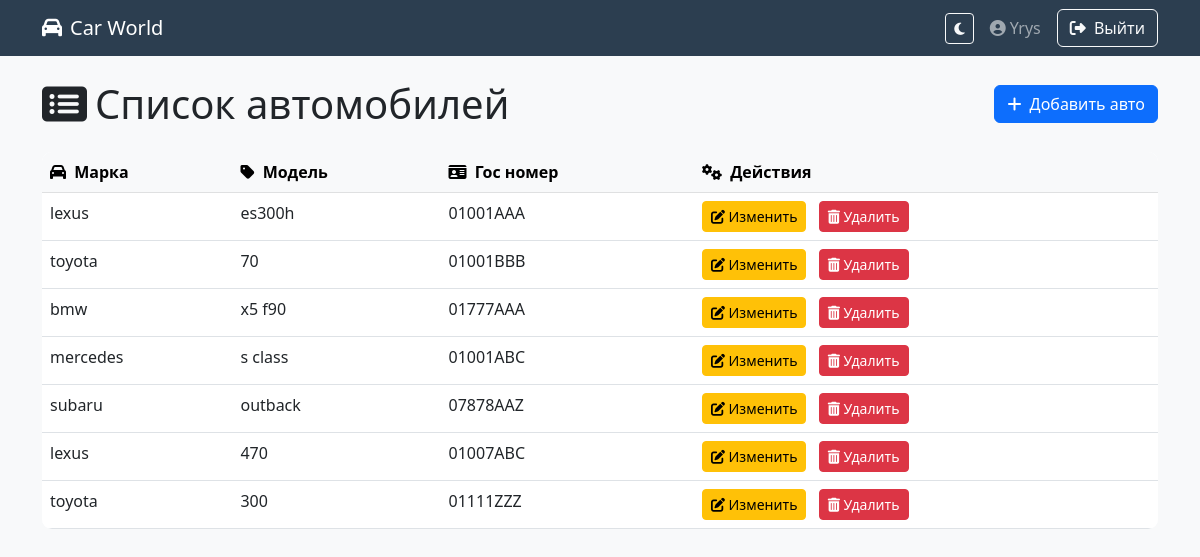
/ (signed in), run on the app's committed database.
### cars/models.py (models this page shows, shortened)
class User(AbstractUser):
    phone = models.CharField(max_length=20, blank=True, null=True)
    address = models.TextField(blank=True, null=True)

class Car(models.Model):
    marka = models.CharField(max_length=50, verbose_name="Марка")
    model = models.CharField(max_length=50, verbose_name="Модель")
    gos_number = models.CharField(max_length=10, verbose_name="Гос номер")
    image = models.ImageField(upload_to='cars/', blank=True, null=True)
    price = models.DecimalField(max_digits=10, decimal_places=2)
    is_published = models.BooleanField(default=True)
    vin_code = models.CharField(max_length=17, unique=True)

### cars/views.py (the view)
# urls.py: path('', views.car_list, name='car_list'),
def car_list(request):
    cars = Car.objects.all()
    return render(request, 'cars/car_list.html', {'cars': cars})

### cars/templates/cars/car_list.html (shortened to what this page needs)
<!DOCTYPE html>
<html lang="ru">
<head>
    <link href="https://cdn.jsdelivr.net/npm/bootstrap@5.3.0/dist/css/bootstrap.min.css" rel="stylesheet">
    <link rel="stylesheet" href="https://cdnjs.cloudflare.com/ajax/libs/font-awesome/6.4.0/css/all.min.css">
</head>
<body>
    <nav class="navbar navbar-expand-lg navbar-dark navbar-custom mb-4">
        <div class="container">
            <a class="navbar-brand" href="#">
                <i class="fas fa-car me-2"></i>Car World
            </a>
            <div class="d-flex align-items-center">
                <button id="themeToggle" class="btn btn-sm btn-outline-light me-3">
                    <i class="fas fa-moon"></i>
                </button>
                {% if user.is_authenticated %}
                    <span class="navbar-text me-3">
                        <i class="fas fa-user-circle me-1"></i>{{ user.username }}
                    </span>
                    <a href="{% url 'logout' %}" class="btn btn-outline-light">
                        <i class="fas fa-sign-out-alt me-1"></i> Выйти
                    </a>
                {% endif %}
            </div>
        </div>
    </nav>
    <div class="container">
        <div class="d-flex justify-content-between align-items-center mb-4">
            <h1 class="mb-0">
                <i class="fas fa-list-alt me-2"></i>Список автомобилей
            </h1>
            <a href="{% url 'car_create' %}" class="btn btn-primary">
                <i class="fas fa-plus me-1"></i> Добавить авто
            </a>
        </div>
        <div class="card card-hover mb-5">
            <div class="card-body p-0">
                <div class="table-responsive">
                    <table class="table table-hover mb-0">
                        <thead class="table-light">
                            <tr>
                                <th><i class="fas fa-car me-1"></i> Марка</th>
                                <th><i class="fas fa-tag me-1"></i> Модель</th>
                                <th><i class="fas fa-id-card me-1"></i> Гос номер</th>
                                <th><i class="fas fa-cogs me-1"></i> Действия</th>
                            </tr>
                        </thead>
                        <tbody>
                            {% for car in cars %}
                            <tr>
                                <td>{{ car.marka }}</td>
                                <td>{{ car.model }}</td>
                                <td>{{ car.gos_number }}</td>
                                <td class="action-buttons">
                                    <a href="{% url 'car_update' car.pk %}" class="btn btn-sm btn-warning">
                                        <i class="fas fa-edit"></i> Изменить
                                    </a>
                                    <a href="{% url 'car_delete' car.pk %}" class="btn btn-sm btn-danger">
                                        <i class="fas fa-trash-alt"></i> Удалить
                                    </a>
                                </td>
                            </tr>
                            {% empty %}
                            <tr>
                                <td colspan="4" class="text-center py-4">
                                    <i class="fas fa-info-circle me-2"></i>Нет доступных автомобилей
                                </td>
                            </tr>
                            {% endfor %}
                        </tbody>
                    </table>
                </div>
            </div>
        </div>
    </div>
</body>
</html>

### cars/templates/cars/car_list.html (style rules this page uses)
:root { --primary-color: #3498db; --secondary-color: #2c3e50; --light-bg: #f8f9fa; --dark-bg: #1a1a1a; --dark-card: #2d2d2d; }
body { font-family: 'Segoe UI', Tahoma, Geneva, Verdana, sans-serif; background-color: var(--light-bg); transition: background-color 0.3s ease; }
.navbar-custom { background-color: var(--secondary-color) !important; }
.card-hover { transition: transform 0.3s ease, box-shadow 0.3s ease; border: none; border-radius: 10px; overflow: hidden; }
.action-buttons a { margin-right: 8px; white-space: nowrap; }

### data on the page
User: username "Yrys"
Car: marka "lexus", model "es300h", gos_number "01001AAA"
Car: marka "toyota", model "70", gos_number "01001BBB"
Car: marka "bmw", model "x5 f90", gos_number "01777AAA"
Car: marka "mercedes", model "s class", gos_number "01001ABC"
Car: marka "subaru", model "outback", gos_number "07878AAZ"
Car: marka "lexus", model "470", gos_number "01007ABC"
Car: marka "toyota", model "300", gos_number "01111ZZZ"
